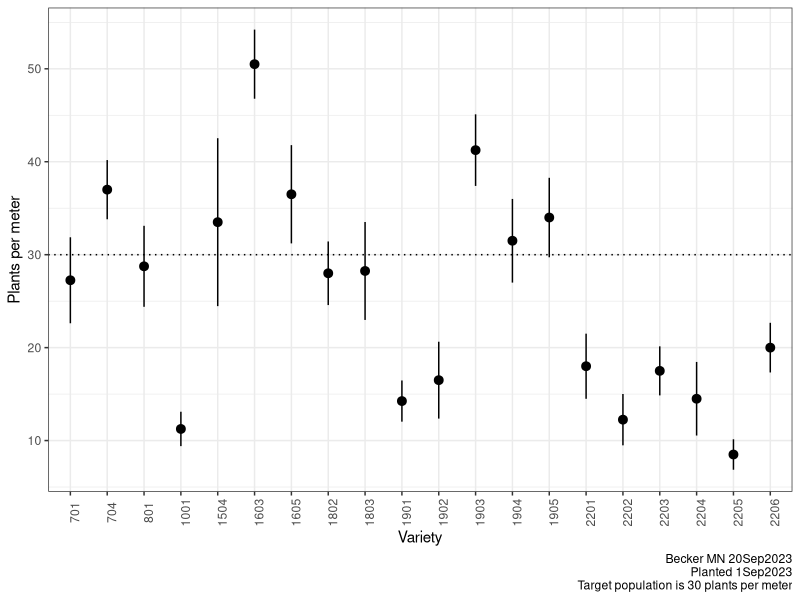
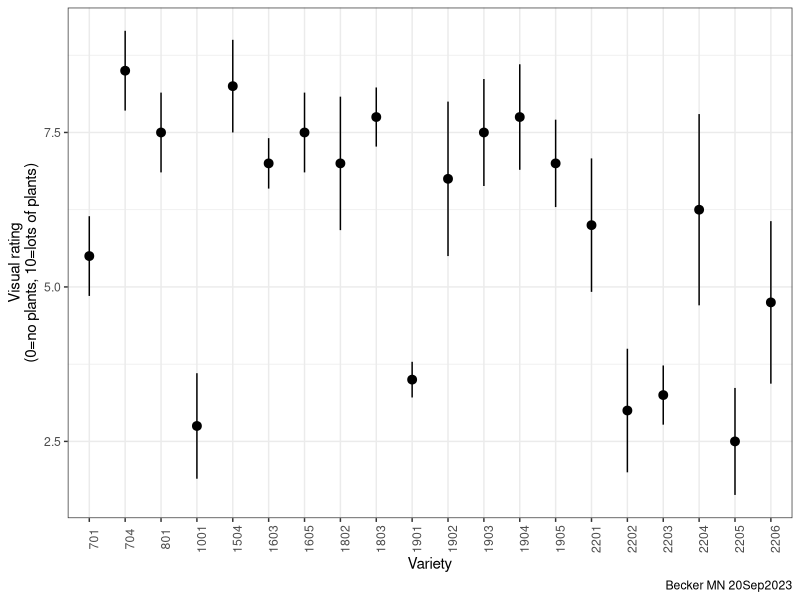
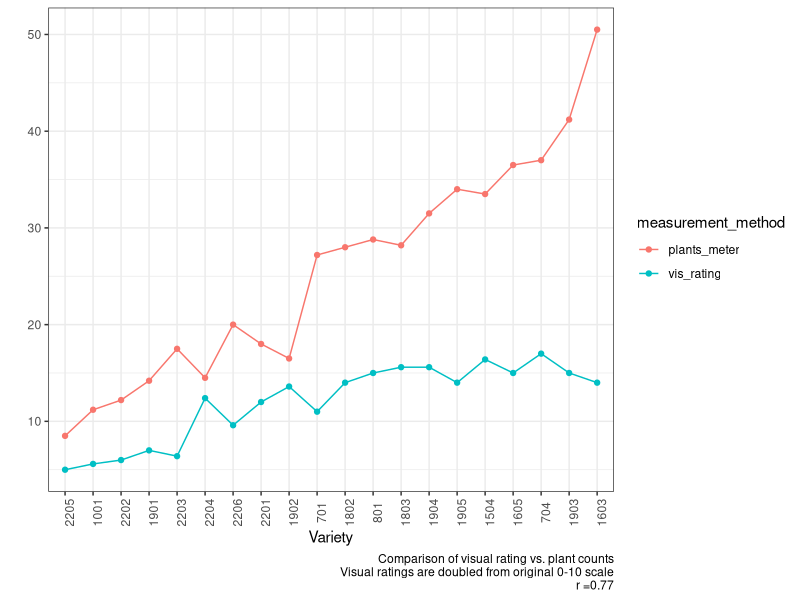

R code for these plots, in order:
# Variety trial plant count data

library(tidyverse)

# Becker collection on 20Sep2023
read.csv("VarietyTrial_2023_PlotPlan - plant_counts.csv") -> dat

dat %>% 
  pivot_longer(
    cols = c(count_0.5m_1,count_0.5m_2)
  ) %>% 
  mutate(sample = recode(name,
                         "count_0.5m_1" = "a",
                         "count_0.5m_2" = "b")) %>% 
  mutate(vis = ifelse(sample=="b",NA,vis_rating)) %>% 
  mutate(plants_meter = value*2) %>% 
  dplyr::select(-c(name,value)) -> dat2

dat2 %>% 
  filter(site=="Becker") %>% 
  summarise(
    mean = mean(plants_meter),
    sd = sd(plants_meter),
    max=max(plants_meter),
    min = min(plants_meter),
    n=n()
  ) %>% 
  mutate(across(
    .fns = ~round(.,0))) %>% 
  knitr::kable(
    caption = "Plant counts in variety trial at Becker MN on 20Sep2023"
  )

dat2 %>% 
  filter(site=="Becker") %>% 
  group_by(program) %>% 
  summarise(
    mean = mean(plants_meter),
    sd = sd(plants_meter),
    max=max(plants_meter),
    min = min(plants_meter),
    n=n()
  ) %>% 
  mutate(across(
    .cols = 2:6,
    .fns = ~round(.,0))) %>% 
  knitr::kable(
    caption = "Plant counts in variety trial by program at Becker MN on 20Sep2023"
  )
  
dat2 %>% 
  filter(site=="Becker") %>% 
  group_by(line) %>% 
  summarise(
    mean = mean(plants_meter),
    sd = sd(plants_meter),
    max=max(plants_meter),
    min = min(plants_meter),
    n=n()
  ) %>% 
  arrange(desc(mean)) %>% 
  mutate(across(
    .fns = ~round(.,0))) %>% 
  knitr::kable(
    caption = "Plant counts in variety trial by line at Becker MN on 20Sep2023"
  )

dat2 %>% 
  filter(site=="Becker") %>%
  ggplot(
    aes(factor(line),plants_meter)
  ) +
  geom_hline(yintercept = 30,
             linetype=3) +
  stat_summary() +
  theme_bw() +
  theme(axis.text.x = element_text(angle = 90)) +
  labs(x="Variety",
       y="Plants per meter",
       caption = "Becker MN 20Sep2023\nPlanted 1Sep2023\nTarget population is 30 plants per meter") 


dat2 %>% 
  filter(site=="Becker") %>%
  ggplot(
    aes(factor(line),vis)
  ) +
  stat_summary() +
  theme_bw() +
  theme(axis.text.x = element_text(angle = 90)) +
  labs(x="Variety",
       y="Visual rating\n(0=no plants, 10=lots of plants)",
       caption = "Becker MN 20Sep2023") 

dat2 %>% 
  filter(site=="Becker") %>%
  group_by(line) %>% 
  summarise(
    plants_meter = mean(plants_meter),
    vis_rating = mean(vis,na.rm = T)
  ) %>% 
  arrange(vis_rating) %>% 
  mutate(across(
    .fns = ~round(.x,1)
  )) %>% 
  knitr::kable(caption = "Relationship between plant counts and visual rating")


library(corrplot)

dat2 %>% 
  filter(site=="Becker") %>%
  group_by(line) %>% 
  summarise(
    plants_meter = mean(plants_meter),
    vis_rating = mean(vis,na.rm = T)
  ) %>% 
  mutate(across(
    .fns = ~round(.x,1)
  )) -> c1 

cor(c1$plants_meter,
    c1$vis_rating,
    method = "pearson")
# 77% of increase in visual rating is explained by increase in plant counts

c1 %>% 
  mutate(vis_rating = vis_rating*2) %>% 
  pivot_longer(
    cols = c(plants_meter,vis_rating),
    names_to = "measurement_method"
  ) %>% 
  mutate(line = fct_reorder(factor(line),value)) %>% 
  ggplot(aes(factor(line),
             value,
             col=measurement_method,
             group=measurement_method)) +
  geom_point() +
  geom_line() +
  theme_bw() +
  theme(axis.text.x = element_text(angle = 90)) +
  labs(x="Variety",
       y="",
       caption = "Comparison of visual rating vs. plant counts\nVisual ratings are doubled from original 0-10 scale\n r =0.77") 

  

